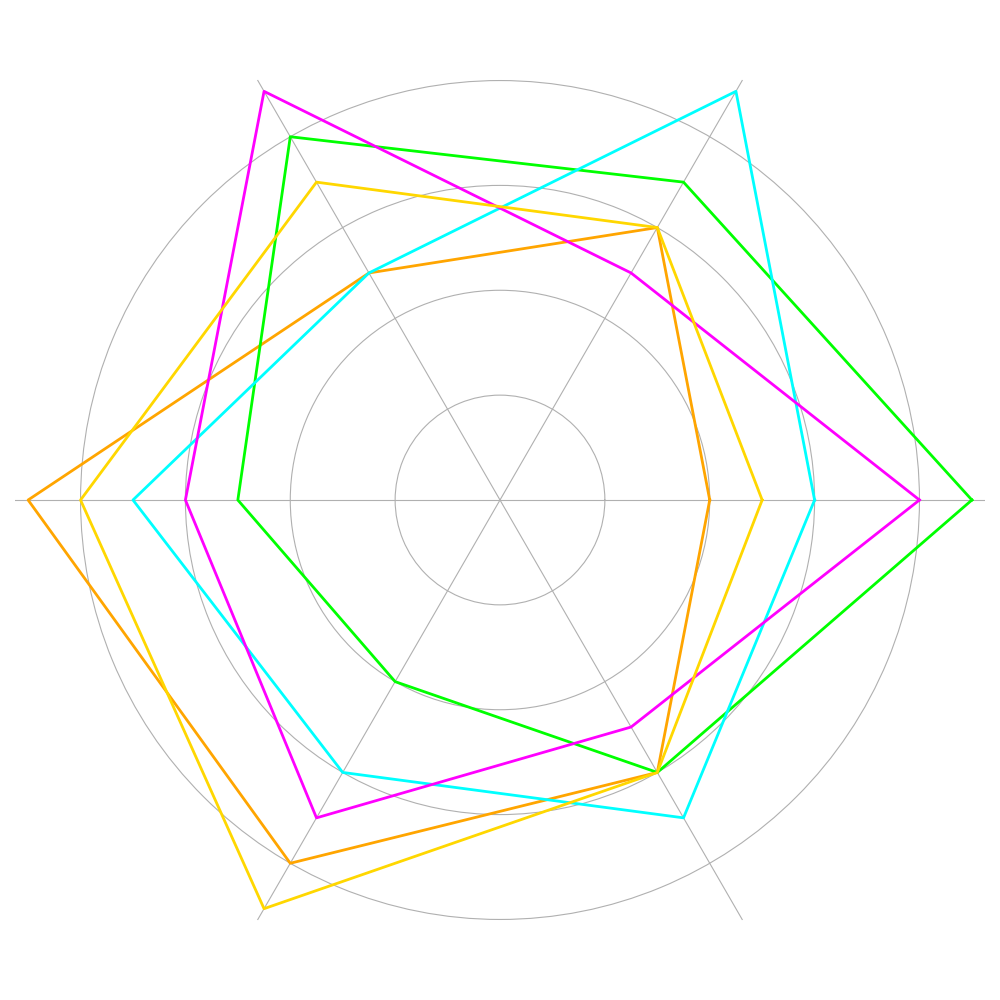

Source code (Python):
import matplotlib.pyplot as plt
import numpy as np

categories = ['Strength', 'Dexterity', 'Constitution', 'Intelligence', 'Wisdom', 'Charisma']
n_vars = len(categories)

wizard = [4, 6, 5, 9, 8, 6]
warrior = [9, 7, 8, 5, 4, 6]
rogue = [6, 9, 5, 7, 6, 7]
paladin = [8, 5, 9, 6, 7, 5]
druid = [5, 6, 7, 8, 9, 6]

wizard += wizard[:1]
warrior += warrior[:1]
rogue += rogue[:1]
paladin += paladin[:1]
druid += druid[:1]

angles = np.linspace(0, 2 * np.pi, n_vars, endpoint=False).tolist()
angles += angles[:1]

fig, ax = plt.subplots(figsize=(10, 10), subplot_kw=dict(polar=True))

ax.plot(angles, wizard, color='orange', linewidth=2)
ax.plot(angles, warrior, color='lime', linewidth=2)
ax.plot(angles, rogue, color='cyan', linewidth=2)
ax.plot(angles, paladin, color='magenta', linewidth=2)
ax.plot(angles, druid, color='gold', linewidth=2)

ax.set_xticks(angles[:-1])
ax.set_xticklabels([])  # Removed labels
ax.set_yticklabels([])  # Removed y-tick labels
ax.set_rlabel_position(0)

ax.spines['polar'].set_visible(False)

plt.tight_layout()
plt.show()
